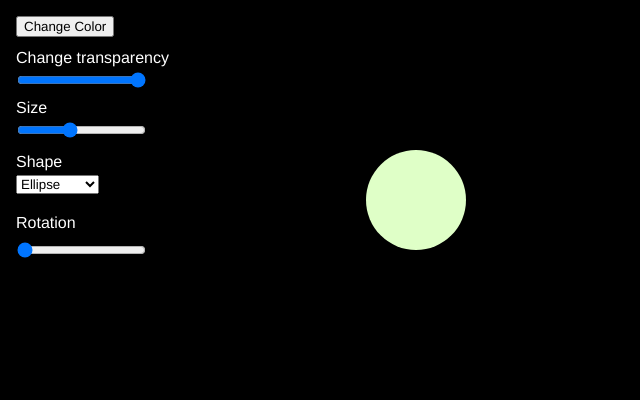
Frame 1 (no input)
Frame 60 (no input): identical to frame 1, image omitted
Frame 120 (the mouse pressed at the canvas centre since frame 60): identical to frame 1, image omitted

The p5.js sketch that drew this single still picture (run headless with seeded random() and noise() and a simulated clock; from frame 60 on, the mouse is pressed at the canvas centre):

// p5.js sketch
// ── sketch.js
let colorBtn, sizeSlider, shapeSelect;
let shapeColor;
let colorSlider;
let rotateSlider;

function setup() {
  createCanvas(640, 400);
  noStroke();
  textFont("Helvetica");

  let colorPalette = [
    color(255, 189, 248),
    color(255, 194, 216),
    color(184, 235, 255),
    color(255, 239, 196),
    color(223, 255, 199),
    color(224, 209, 255)
  ]

  // starting color
  shapeColor = random(colorPalette);

  // Button: change color
  colorBtn = createButton("Change Color");
  colorBtn.position(16, 16);
  colorBtn.mousePressed(randomShapeColor);
  
  function randomShapeColor() {
    shapeColor = random(colorPalette);
  }

  let colorP = createP("Change transparency");
  colorP.position(0, 45).style("margin", "4px 0 0 16px").style("color", "white").style("font-family", "Helvetica");
  colorSlider = createSlider(0, 255, 255, 1);
  colorSlider.position(15, 70);
  
  // Slider: controls size
  let sizeP = createP("Size");
  sizeP.position(0, 95).style("margin", "4px 0 0 16px").style("color", "white").style("font-family", "Helvetica");
  sizeSlider = createSlider(20, 220, 100, 1);
  sizeSlider.position(15, 120);

  // Dropdown: choose shape
  let shapeP = createP("Shape");
  shapeP.position(0, 145).style("margin", "8px 0 0 16px").style("color", "white").style("font-family", "Helvetica");
  shapeSelect = createSelect();
  shapeSelect.position(16, 175);
  shapeSelect.option("Ellipse");
  shapeSelect.option("Rectangle");
  shapeSelect.option("Triangle");

  let rotateP = createP("Rotation");
  rotateP.position(0, 210).style("margin", "4px 0 0 16px").style("color", "white").style("font-family", "Helvetica");
  rotateSlider = createSlider(0, TWO_PI, 0, 0.01);
  rotateSlider.position(15, 240);
}

function draw() {
  background(0);

  push();
  translate(width * 0.65, height * 0.5);
  let s = sizeSlider.value();

  rotate(rotateSlider.value());

  // fill(shapeColor);

  let transparencyValue = colorSlider.value();
  fill(red(shapeColor), green(shapeColor), blue(shapeColor), transparencyValue);

  // draw chosen shape
  let choice = shapeSelect.value();
  if (choice === "Ellipse") {
    ellipse(0, 0, s, s);
  } else if (choice === "Rectangle") {
    rectMode(CENTER);
    rect(0, 0, s, s);
  } else if (choice === "Triangle") {
    triangle(-s * 0.6, s * 0.5, 0, -s * 0.6, s * 0.6, s * 0.5);
  }
  pop();
}
